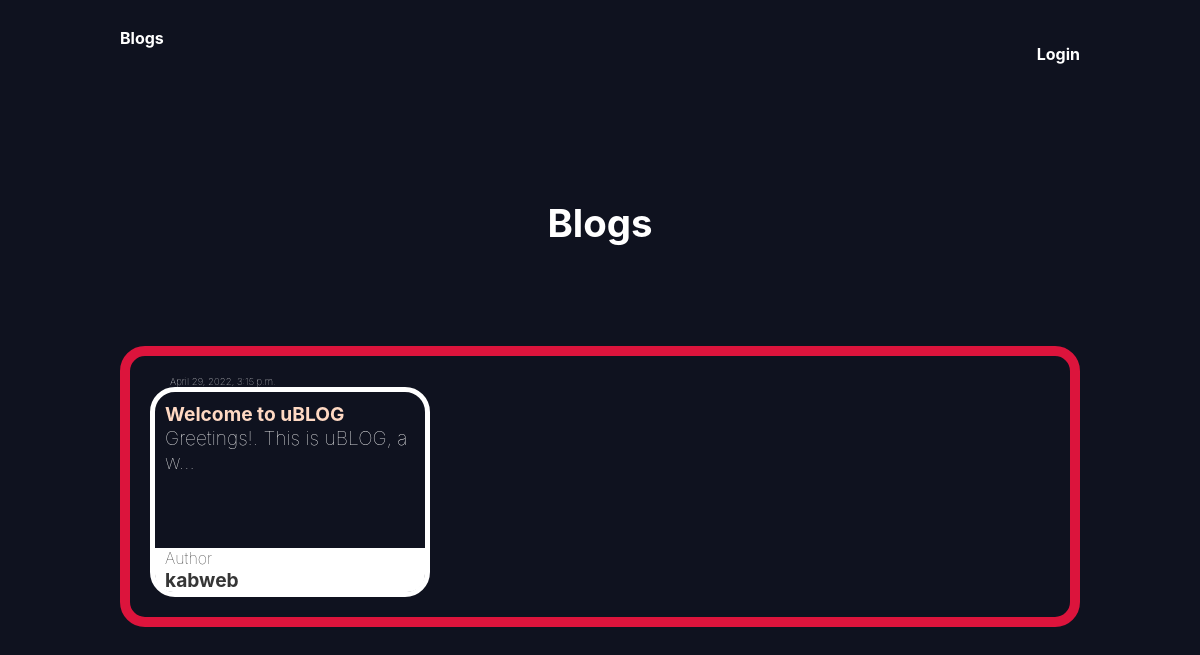
The app's page /blogs/, older data.
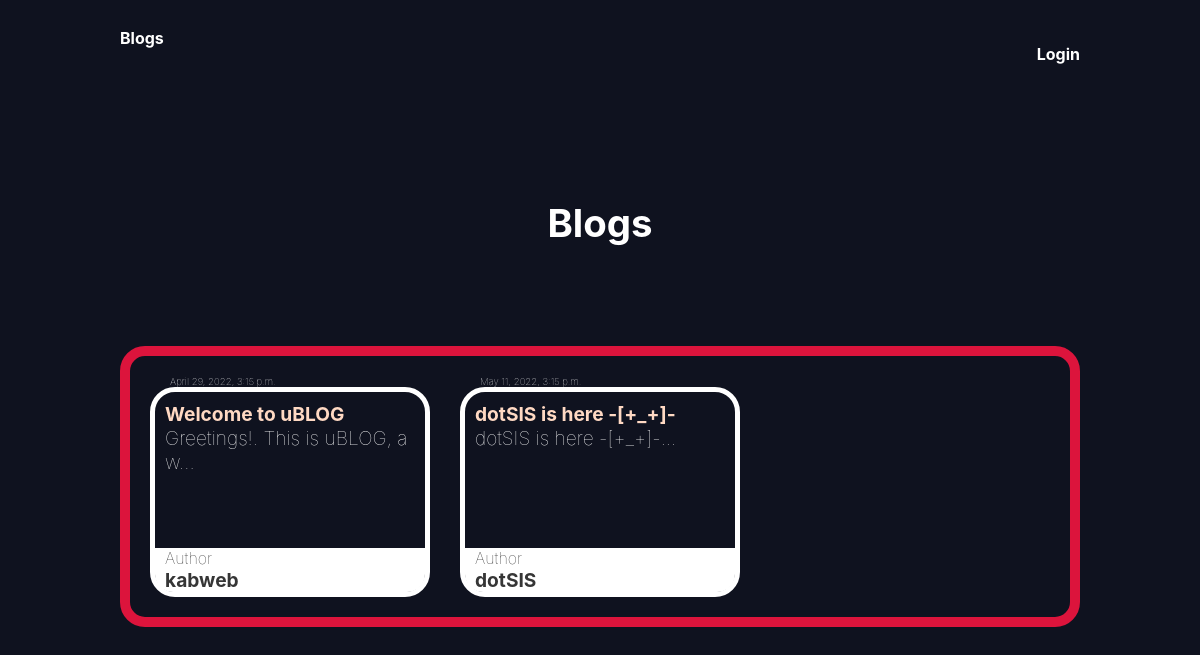
The same page, newer data.
### blogs/models.py (models this page shows, shortened)
class Blog(models.Model):
    title = models.CharField(max_length=100)
    slug = models.SlugField()
    body = models.TextField()
    date = models.DateTimeField(auto_now_add=True)
    thumb = models.ImageField(default='default.png', blank=True)
    author = models.ForeignKey(User, default=None, on_delete=models.CASCADE)
    def snippet(self):
        return self.body[:30] + '...'

### blogs/views.py (the view)
# urls.py: path('blogs/', views.BlogList.as_view()),
def blogs(request):
    blogs = Blog.objects.all().order_by('date')
    return render(request, 'blogs/blogs.html', { 'blogs': blogs })

### blogs/templates/blogs/blogs.html (shortened to what this page needs)
{% extends 'base.html' %}
{% block content %}
    <h1 style="font-weight: bold;color:white">Blogs</h1>
    {% if not user.is_authenticated %}
        <div class="blogs">
            {% for blog in blogs %}
                <div>
                    <div class="blog-date">
                        {{ blog.date }}
                    </div>
                        <div class="blog">
                            <a href="{% url 'blogs:blog' slug=blog.slug%}">
                                <h2>{{ blog.title }}</h2>
                            </a>
                            <div class="blog-content">
                                {{ blog.snippet }}
                            </div>
                            <div  class="author">
                                <div class="author-text">
                                    <div>
                                        Author
                                    </div>
                                </div>
                                <div class="author-text-author"> {{ blog.author }} </div>
                            </div>
                        </div>
                </div>
            {% endfor %}
        </div>
    {% endif %}
{% endblock %}

Row changes from the older to the newer data that the page shows:
added Blog: date "May 11, 2022, 3:15 p.m.", title "dotSIS is here -[+_+]-", snippet "dotSIS is here -[+_+]-...", author "dotSIS"
